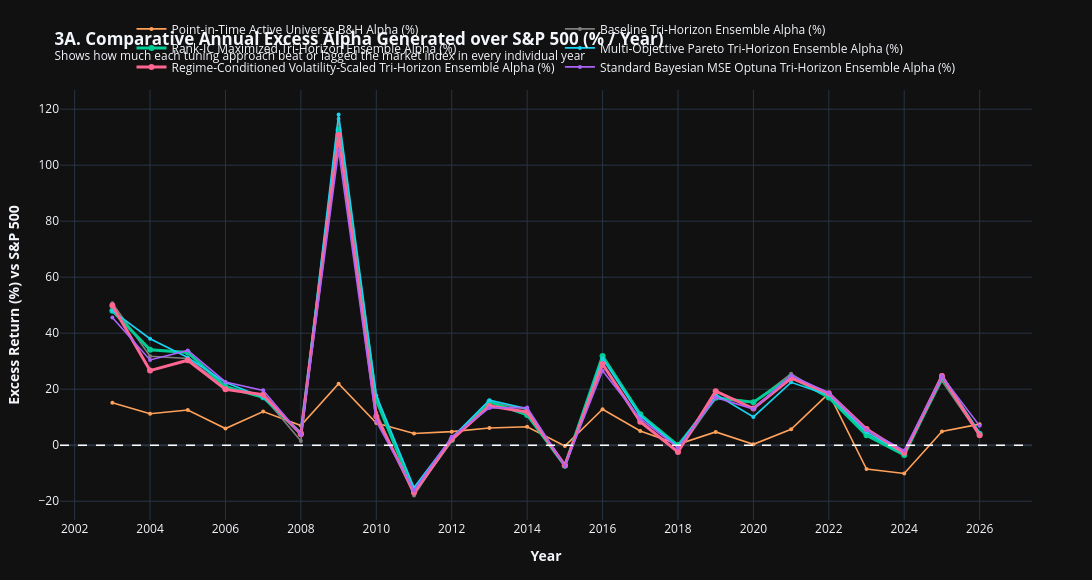
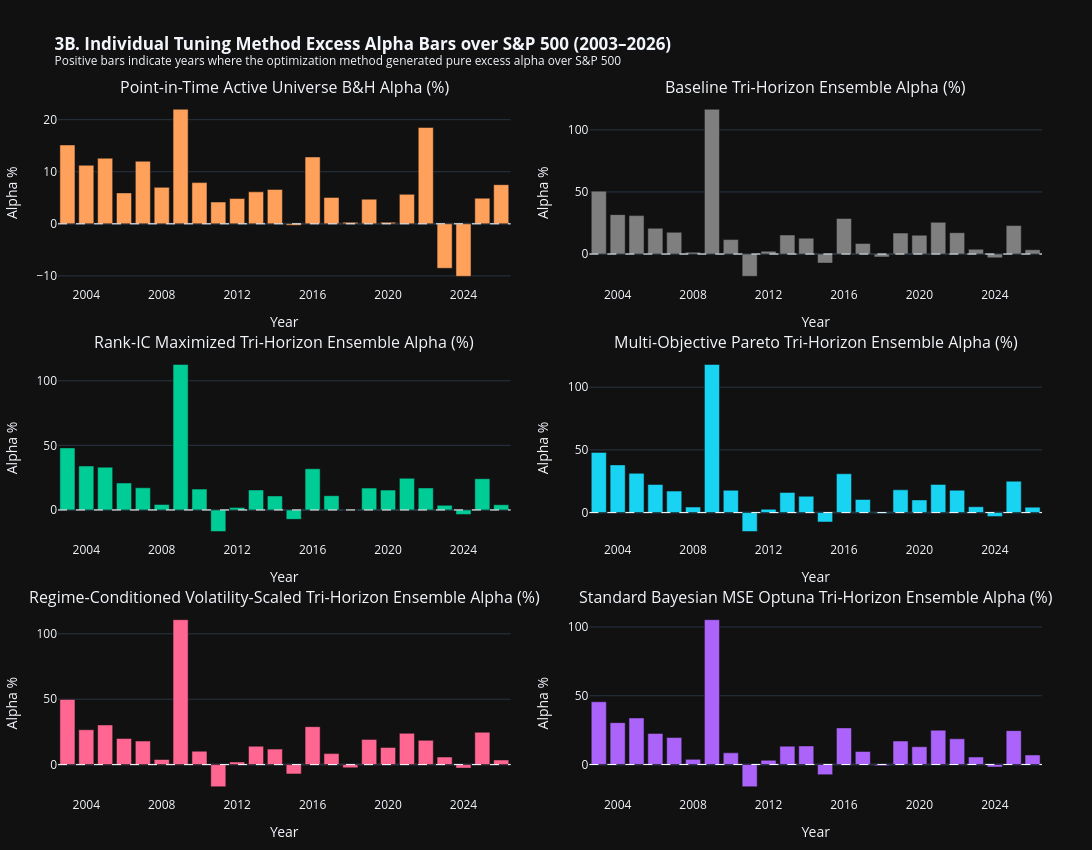

The notebook cell these images were saved under, in order:
### Markdown cell above
## 7. Visualizer 3: Annual Excess Return vs. S&P 500 Curves & Multi-Panel Alpha Bars

### Code cell
# Compute Annual Excess Alpha over S&P 500 for ALL strategies
df_annual_alpha = pd.DataFrame({'Year': df_annual_returns['Year']})
for name in curves.keys():
    if 'S&P 500' not in name:
        clean_col = name.split('.')[1].strip().split('(')[0].strip() + " Alpha (%)"
        df_annual_alpha[clean_col] = round(df_annual_returns[name] - df_annual_returns['1. S&P 500 Index (^GSPC Benchmark)'], 2)

# Plot 3A: Comparative Annual Excess Alpha Curves over S&P 500
fig3_alpha_curves = go.Figure()

for idx, col in enumerate([c for c in df_annual_alpha.columns if c != 'Year']):
    c = palette[(idx + 1) % len(palette)]
    is_hero = ('Rank-IC' in col or 'Regime-Conditioned' in col)
    fig3_alpha_curves.add_trace(go.Scatter(
        x=df_annual_alpha['Year'], y=df_annual_alpha[col],
        mode='lines+markers', name=col,
        line=dict(color=c, width=3.0 if is_hero else 1.6),
        marker=dict(size=6 if is_hero else 4)
    ))

fig3_alpha_curves.add_hline(y=0.0, line=dict(color='white', width=1.5, dash='dash'))

fig3_alpha_curves.update_layout(
    template='plotly_dark', width=1200, height=580,
    title='<b>3A. Comparative Annual Excess Alpha Generated over S&P 500 (% / Year)</b><br><sup>Shows how much each tuning approach beat or lagged the market index in every individual year</sup>',
    xaxis=dict(title='<b>Year</b>', dtick=2),
    yaxis=dict(title='<b>Excess Return (%) vs S&P 500</b>'),
    margin=dict(l=60, r=60, t=90, b=60),
    legend=dict(orientation='h', yanchor='bottom', y=1.02, xanchor='center', x=0.5)
)
fig3_alpha_curves.show()

# Plot 3B: Multi-Panel Grouped Bar Chart of Excess Alpha per Tuning Method
fig3_alpha_bars = make_subplots(
    rows=3, cols=2,
    subplot_titles=[c for c in df_annual_alpha.columns if c != 'Year'],
    horizontal_spacing=0.08, vertical_spacing=0.10
)

for idx, col in enumerate([c for c in df_annual_alpha.columns if c != 'Year']):
    r = (idx // 2) + 1
    c_idx = (idx % 2) + 1
    c_color = palette[(idx + 1) % len(palette)]
    
    fig3_alpha_bars.add_trace(go.Bar(
        x=df_annual_alpha['Year'], y=df_annual_alpha[col],
        name=col, marker=dict(color=c_color), showlegend=False
    ), row=r, col=c_idx)
    
    fig3_alpha_bars.add_hline(y=0.0, line=dict(color='white', width=1, dash='dash'), row=r, col=c_idx)
    fig3_alpha_bars.update_xaxes(title_text="Year", dtick=4, row=r, col=c_idx)
    fig3_alpha_bars.update_yaxes(title_text="Alpha %", row=r, col=c_idx)

fig3_alpha_bars.update_layout(
    template='plotly_dark', width=1200, height=850,
    title='<b>3B. Individual Tuning Method Excess Alpha Bars over S&P 500 (2003–2026)</b><br><sup>Positive bars indicate years where the optimization method generated pure excess alpha over S&P 500</sup>',
    margin=dict(l=50, r=50, t=100, b=50)
)
fig3_alpha_bars.show()

print("=== ANNUAL EXCESS ALPHA MATRIX OVER S&P 500 (%) ===")
df_annual_alpha

### Figure 1 — Plotly figure (JSON) as saved in the notebook; plotly's stock layout.template omitted (floating-point values rounded to 4 significant figures)
{"data": [{"line": {"color": "#FFA15A", "width": 1.6}, "marker": {"size": 4}, "mode": "lines+markers", "name": "Point-in-Time Active Universe B&H Alpha (%)", "type": "scatter", "x": [2003, 2004, 2005, 2006, 2007, 2008, 2009, 2010, 2011, 2012, 2013, 2014, 2015, 2016, 2017, 2018, 2019, 2020, 2021, 2022, 2023, 2024, 2025, 2026], "y": [15.14, 11.24, 12.59, 5.94, 12.01, 7.0, 21.99, 7.91, 4.19, 4.85, 6.14, 6.6, -0.29, 12.84, 5.07, 0.3, 4.73, 0.31, 5.66, 18.5, -8.54, -10.08, 4.92, 7.52]}, {"line": {"color": "#7F7F7F", "width": 1.6}, "marker": {"size": 4}, "mode": "lines+markers", "name": "Baseline Tri-Horizon Ensemble Alpha (%)", "type": "scatter", "x": [2003, 2004, 2005, 2006, 2007, 2008, 2009, 2010, 2011, 2012, 2013, 2014, 2015, 2016, 2017, 2018, 2019, 2020, 2021, 2022, 2023, 2024, 2025, 2026], "y": [50.67, 31.74, 30.95, 20.77, 17.52, 1.49, 116.6, 11.63, -17.96, 2.29, 15.36, 12.77, -7.29, 28.64, 8.54, -2.36, 16.91, 15.18, 25.55, 17.18, 3.85, -3.05, 22.93, 3.43]}, {"line": {"color": "#00CC96", "width": 3.0}, "marker": {"size": 6}, "mode": "lines+markers", "name": "Rank-IC Maximized Tri-Horizon Ensemble Alpha (%)", "type": "scatter", "x": [2003, 2004, 2005, 2006, 2007, 2008, 2009, 2010, 2011, 2012, 2013, 2014, 2015, 2016, 2017, 2018, 2019, 2020, 2021, 2022, 2023, 2024, 2025, 2026], "y": [48.04, 34.05, 33.11, 20.88, 17.15, 4.24, 112.6, 16.14, -16.71, 1.85, 15.48, 10.83, -7.3, 31.85, 11.02, -0.1, 16.92, 15.36, 24.47, 17.04, 3.58, -3.49, 24.18, 4.03]}, {"line": {"color": "#19D3F3", "width": 1.6}, "marker": {"size": 4}, "mode": "lines+markers", "name": "Multi-Objective Pareto Tri-Horizon Ensemble Alpha (%)", "type": "scatter", "x": [2003, 2004, 2005, 2006, 2007, 2008, 2009, 2010, 2011, 2012, 2013, 2014, 2015, 2016, 2017, 2018, 2019, 2020, 2021, 2022, 2023, 2024, 2025, 2026], "y": [48.0, 38.03, 31.31, 22.41, 17.13, 4.42, 118.1, 17.78, -15.1, 2.66, 16.07, 13.04, -7.51, 30.96, 10.46, -0.52, 18.14, 10.1, 22.45, 17.84, 4.67, -3.06, 25.04, 4.35]}, {"line": {"color": "#FF6692", "width": 3.0}, "marker": {"size": 6}, "mode": "lines+markers", "name": "Regime-Conditioned Volatility-Scaled Tri-Horizon Ensemble Alpha (%)", "type": "scatter", "x": [2003, 2004, 2005, 2006, 2007, 2008, 2009, 2010, 2011, 2012, 2013, 2014, 2015, 2016, 2017, 2018, 2019, 2020, 2021, 2022, 2023, 2024, 2025, 2026], "y": [49.85, 26.64, 30.35, 19.94, 18.02, 3.91, 110.8, 10.23, -16.91, 2.02, 14.02, 11.84, -7.12, 29.01, 8.4, -2.4, 19.28, 13.11, 23.92, 18.54, 5.8, -2.69, 24.71, 3.52]}, {"line": {"color": "#AB63FA", "width": 1.6}, "marker": {"size": 4}, "mode": "lines+markers", "name": "Standard Bayesian MSE Optuna Tri-Horizon Ensemble Alpha (%)", "type": "scatter", "x": [2003, 2004, 2005, 2006, 2007, 2008, 2009, 2010, 2011, 2012, 2013, 2014, 2015, 2016, 2017, 2018, 2019, 2020, 2021, 2022, 2023, 2024, 2025, 2026], "y": [45.64, 30.44, 33.85, 22.58, 19.59, 3.74, 105.3, 8.46, -16.19, 3.04, 13.3, 13.48, -7.43, 26.61, 9.47, -0.89, 17.06, 12.91, 24.93, 18.69, 5.44, -1.85, 24.61, 6.91]}], "layout": {"height": 580, "legend": {"orientation": "h", "x": 0.5, "xanchor": "center", "y": 1.02, "yanchor": "bottom"}, "margin": {"b": 60, "l": 60, "r": 60, "t": 90}, "shapes": [{"line": {"color": "white", "dash": "dash", "width": 1.5}, "type": "line", "x0": 0, "x1": 1, "xref": "x domain", "y0": 0.0, "y1": 0.0, "yref": "y"}], "title": {"text": "<b>3A. Comparative Annual Excess Alpha Generated over S&P 500 (% / Year)</b><br><sup>Shows how much each tuning approach beat or lagged the market index in every individual year</sup>"}, "width": 1200, "xaxis": {"dtick": 2, "title": {"text": "<b>Year</b>"}}, "yaxis": {"title": {"text": "<b>Excess Return (%) vs S&P 500</b>"}}}}

### Figure 2 — Plotly figure (JSON) as saved in the notebook; plotly's stock layout.template omitted (floating-point values rounded to 4 significant figures)
{"data": [{"marker": {"color": "#FFA15A"}, "name": "Point-in-Time Active Universe B&H Alpha (%)", "showlegend": false, "type": "bar", "x": [2003, 2004, 2005, 2006, 2007, 2008, 2009, 2010, 2011, 2012, 2013, 2014, 2015, 2016, 2017, 2018, 2019, 2020, 2021, 2022, 2023, 2024, 2025, 2026], "xaxis": "x", "y": [15.14, 11.24, 12.59, 5.94, 12.01, 7.0, 21.99, 7.91, 4.19, 4.85, 6.14, 6.6, -0.29, 12.84, 5.07, 0.3, 4.73, 0.31, 5.66, 18.5, -8.54, -10.08, 4.92, 7.52], "yaxis": "y"}, {"marker": {"color": "#7F7F7F"}, "name": "Baseline Tri-Horizon Ensemble Alpha (%)", "showlegend": false, "type": "bar", "x": [2003, 2004, 2005, 2006, 2007, 2008, 2009, 2010, 2011, 2012, 2013, 2014, 2015, 2016, 2017, 2018, 2019, 2020, 2021, 2022, 2023, 2024, 2025, 2026], "xaxis": "x2", "y": [50.67, 31.74, 30.95, 20.77, 17.52, 1.49, 116.6, 11.63, -17.96, 2.29, 15.36, 12.77, -7.29, 28.64, 8.54, -2.36, 16.91, 15.18, 25.55, 17.18, 3.85, -3.05, 22.93, 3.43], "yaxis": "y2"}, {"marker": {"color": "#00CC96"}, "name": "Rank-IC Maximized Tri-Horizon Ensemble Alpha (%)", "showlegend": false, "type": "bar", "x": [2003, 2004, 2005, 2006, 2007, 2008, 2009, 2010, 2011, 2012, 2013, 2014, 2015, 2016, 2017, 2018, 2019, 2020, 2021, 2022, 2023, 2024, 2025, 2026], "xaxis": "x3", "y": [48.04, 34.05, 33.11, 20.88, 17.15, 4.24, 112.6, 16.14, -16.71, 1.85, 15.48, 10.83, -7.3, 31.85, 11.02, -0.1, 16.92, 15.36, 24.47, 17.04, 3.58, -3.49, 24.18, 4.03], "yaxis": "y3"}, {"marker": {"color": "#19D3F3"}, "name": "Multi-Objective Pareto Tri-Horizon Ensemble Alpha (%)", "showlegend": false, "type": "bar", "x": [2003, 2004, 2005, 2006, 2007, 2008, 2009, 2010, 2011, 2012, 2013, 2014, 2015, 2016, 2017, 2018, 2019, 2020, 2021, 2022, 2023, 2024, 2025, 2026], "xaxis": "x4", "y": [48.0, 38.03, 31.31, 22.41, 17.13, 4.42, 118.1, 17.78, -15.1, 2.66, 16.07, 13.04, -7.51, 30.96, 10.46, -0.52, 18.14, 10.1, 22.45, 17.84, 4.67, -3.06, 25.04, 4.35], "yaxis": "y4"}, {"marker": {"color": "#FF6692"}, "name": "Regime-Conditioned Volatility-Scaled Tri-Horizon Ensemble Alpha (%)", "showlegend": false, "type": "bar", "x": [2003, 2004, 2005, 2006, 2007, 2008, 2009, 2010, 2011, 2012, 2013, 2014, 2015, 2016, 2017, 2018, 2019, 2020, 2021, 2022, 2023, 2024, 2025, 2026], "xaxis": "x5", "y": [49.85, 26.64, 30.35, 19.94, 18.02, 3.91, 110.8, 10.23, -16.91, 2.02, 14.02, 11.84, -7.12, 29.01, 8.4, -2.4, 19.28, 13.11, 23.92, 18.54, 5.8, -2.69, 24.71, 3.52], "yaxis": "y5"}, {"marker": {"color": "#AB63FA"}, "name": "Standard Bayesian MSE Optuna Tri-Horizon Ensemble Alpha (%)", "showlegend": false, "type": "bar", "x": [2003, 2004, 2005, 2006, 2007, 2008, 2009, 2010, 2011, 2012, 2013, 2014, 2015, 2016, 2017, 2018, 2019, 2020, 2021, 2022, 2023, 2024, 2025, 2026], "xaxis": "x6", "y": [45.64, 30.44, 33.85, 22.58, 19.59, 3.74, 105.3, 8.46, -16.19, 3.04, 13.3, 13.48, -7.43, 26.61, 9.47, -0.89, 17.06, 12.91, 24.93, 18.69, 5.44, -1.85, 24.61, 6.91], "yaxis": "y6"}], "layout": {"annotations": [{"font": {"size": 16}, "showarrow": false, "text": "Point-in-Time Active Universe B&H Alpha (%)", "x": 0.23, "xanchor": "center", "xref": "paper", "y": 1.0, "yanchor": "bottom", "yref": "paper"}, {"font": {"size": 16}, "showarrow": false, "text": "Baseline Tri-Horizon Ensemble Alpha (%)", "x": 0.77, "xanchor": "center", "xref": "paper", "y": 1.0, "yanchor": "bottom", "yref": "paper"}, {"font": {"size": 16}, "showarrow": false, "text": "Rank-IC Maximized Tri-Horizon Ensemble Alpha (%)", "x": 0.23, "xanchor": "center", "xref": "paper", "y": 0.6333, "yanchor": "bottom", "yref": "paper"}, {"font": {"size": 16}, "showarrow": false, "text": "Multi-Objective Pareto Tri-Horizon Ensemble Alpha (%)", "x": 0.77, "xanchor": "center", "xref": "paper", "y": 0.6333, "yanchor": "bottom", "yref": "paper"}, {"font": {"size": 16}, "showarrow": false, "text": "Regime-Conditioned Volatility-Scaled Tri-Horizon Ensemble Alpha (%)", "x": 0.23, "xanchor": "center", "xref": "paper", "y": 0.2667, "yanchor": "bottom", "yref": "paper"}, {"font": {"size": 16}, "showarrow": false, "text": "Standard Bayesian MSE Optuna Tri-Horizon Ensemble Alpha (%)", "x": 0.77, "xanchor": "center", "xref": "paper", "y": 0.2667, "yanchor": "bottom", "yref": "paper"}], "height": 850, "margin": {"b": 50, "l": 50, "r": 50, "t": 100}, "shapes": [{"line": {"color": "white", "dash": "dash", "width": 1}, "type": "line", "x0": 0, "x1": 1, "xref": "x domain", "y0": 0.0, "y1": 0.0, "yref": "y"}, {"line": {"color": "white", "dash": "dash", "width": 1}, "type": "line", "x0": 0, "x1": 1, "xref": "x2 domain", "y0": 0.0, "y1": 0.0, "yref": "y2"}, {"line": {"color": "white", "dash": "dash", "width": 1}, "type": "line", "x0": 0, "x1": 1, "xref": "x3 domain", "y0": 0.0, "y1": 0.0, "yref": "y3"}, {"line": {"color": "white", "dash": "dash", "width": 1}, "type": "line", "x0": 0, "x1": 1, "xref": "x4 domain", "y0": 0.0, "y1": 0.0, "yref": "y4"}, {"line": {"color": "white", "dash": "dash", "width": 1}, "type": "line", "x0": 0, "x1": 1, "xref": "x5 domain", "y0": 0.0, "y1": 0.0, "yref": "y5"}, {"line": {"color": "white", "dash": "dash", "width": 1}, "type": "line", "x0": 0, "x1": 1, "xref": "x6 domain", "y0": 0.0, "y1": 0.0, "yref": "y6"}], "title": {"text": "<b>3B. Individual Tuning Method Excess Alpha Bars over S&P 500 (2003–2026)</b><br><sup>Positive bars indicate years where the optimization method generated pure excess alpha over S&P 500</sup>"}, "width": 1200, "xaxis": {"anchor": "y", "domain": [0.0, 0.46], "dtick": 4, "title": {"text": "Year"}}, "xaxis2": {"anchor": "y2", "domain": [0.54, 1.0], "dtick": 4, "title": {"text": "Year"}}, "xaxis3": {"anchor": "y3", "domain": [0.0, 0.46], "dtick": 4, "title": {"text": "Year"}}, "xaxis4": {"anchor": "y4", "domain": [0.54, 1.0], "dtick": 4, "title": {"text": "Year"}}, "xaxis5": {"anchor": "y5", "domain": [0.0, 0.46], "dtick": 4, "title": {"text": "Year"}}, "xaxis6": {"anchor": "y6", "domain": [0.54, 1.0], "dtick": 4, "title": {"text": "Year"}}, "yaxis": {"anchor": "x", "domain": [0.7333, 1.0], "title": {"text": "Alpha %"}}, "yaxis2": {"anchor": "x2", "domain": [0.7333, 1.0], "title": {"text": "Alpha %"}}, "yaxis3": {"anchor": "x3", "domain": [0.3667, 0.6333], "title": {"text": "Alpha %"}}, "yaxis4": {"anchor": "x4", "domain": [0.3667, 0.6333], "title": {"text": "Alpha %"}}, "yaxis5": {"anchor": "x5", "domain": [0.0, 0.2667], "title": {"text": "Alpha %"}}, "yaxis6": {"anchor": "x6", "domain": [0.0, 0.2667], "title": {"text": "Alpha %"}}}}
